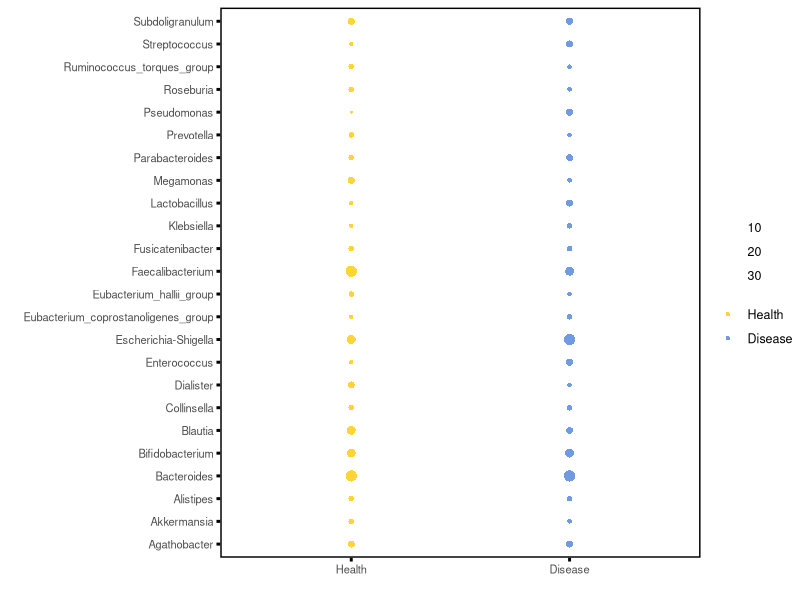

R code for this plot:
library(ggrepel)
library(ggplot2)
library(ggsci)
library(ggplot2)
library(gridExtra)
setwd("")


bubble<-read.csv("3.4.genus_bubble.csv",header = TRUE)
bubble<-read.csv("3.4.genus_bubble_2group.csv",header = TRUE)

bubble$Group <- factor(bubble$Group, levels = c('Health', 'Disease',"Bile","Stone"))
bubble$Group <- factor(bubble$Group, levels = c('Health', 'Disease'))

pdf("1.figureC.pdf",width = 3,height = 3) 
p1<-ggplot(data=bubble,aes(x=Group,y=Genus))+
  geom_point(aes(size=Size,fill=Group),shape=21,stroke = 0,alpha=1)+
  theme_test()+
  theme(legend.position="right",
        #panel.grid = element_line(color = 'gray', linetype = 0, size = 0.2), 
        panel.background = element_blank(), 
        axis.title.x = element_text(size = 8,face = "bold"),
        axis.title.y = element_text(size = 8,face = "bold"),
        axis.text.x = element_text(size = 8),
        axis.text.y = element_text(size = 8),
        panel.border = element_rect(fill=NA,color="black", size=1),
        axis.ticks.x=element_line(color="black",size=1,lineend = 1),
        axis.ticks.y=element_line(color="black",size=1,lineend = 1),
        legend.text=element_text(size=9),
        legend.title=element_blank())+
  labs(size="Relative abundance (%)",x=" ",y=" ")+
  scale_size_continuous(range = c(1,3.8))+
  scale_fill_simpsons(alpha = 1)
p1
dev.off()  